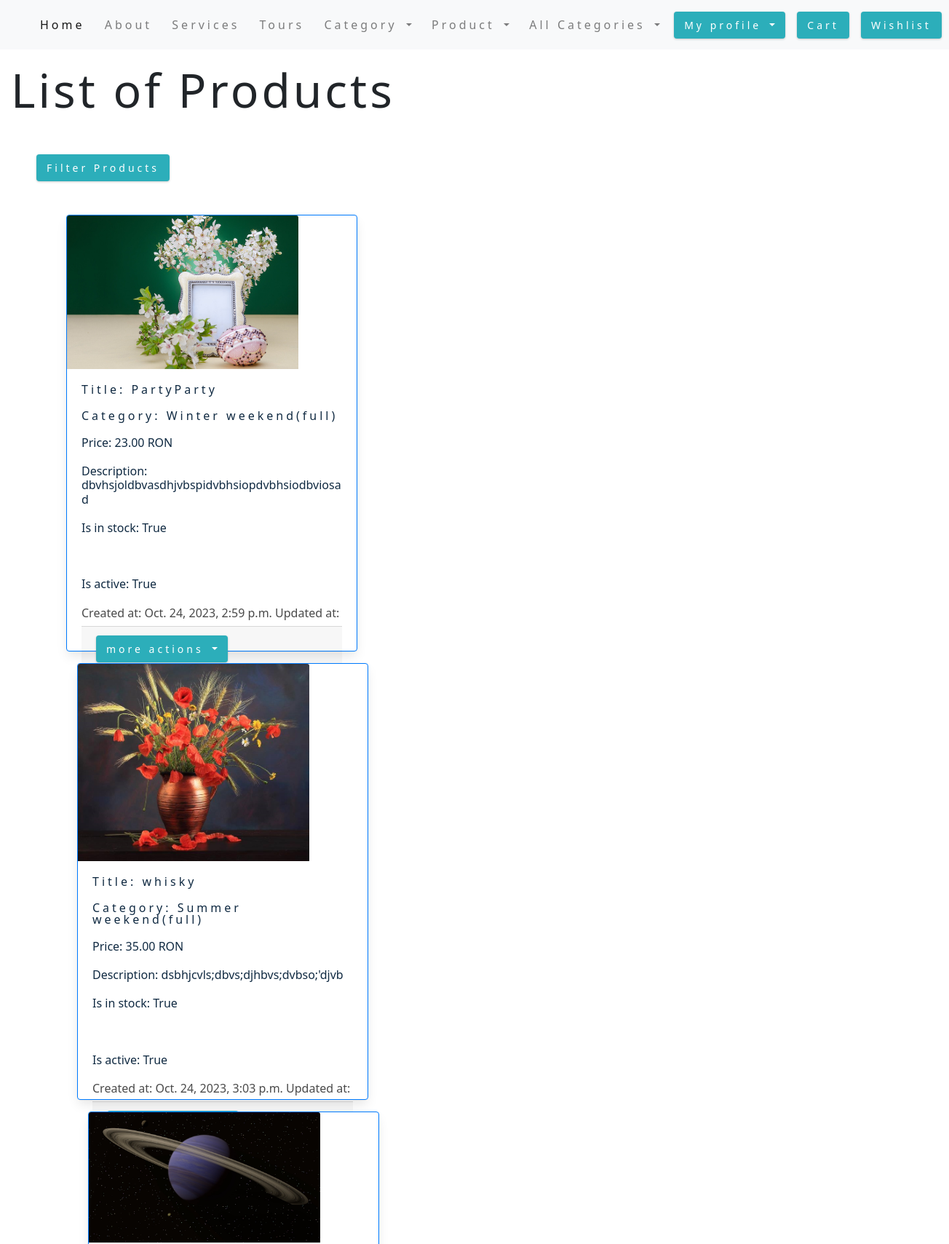
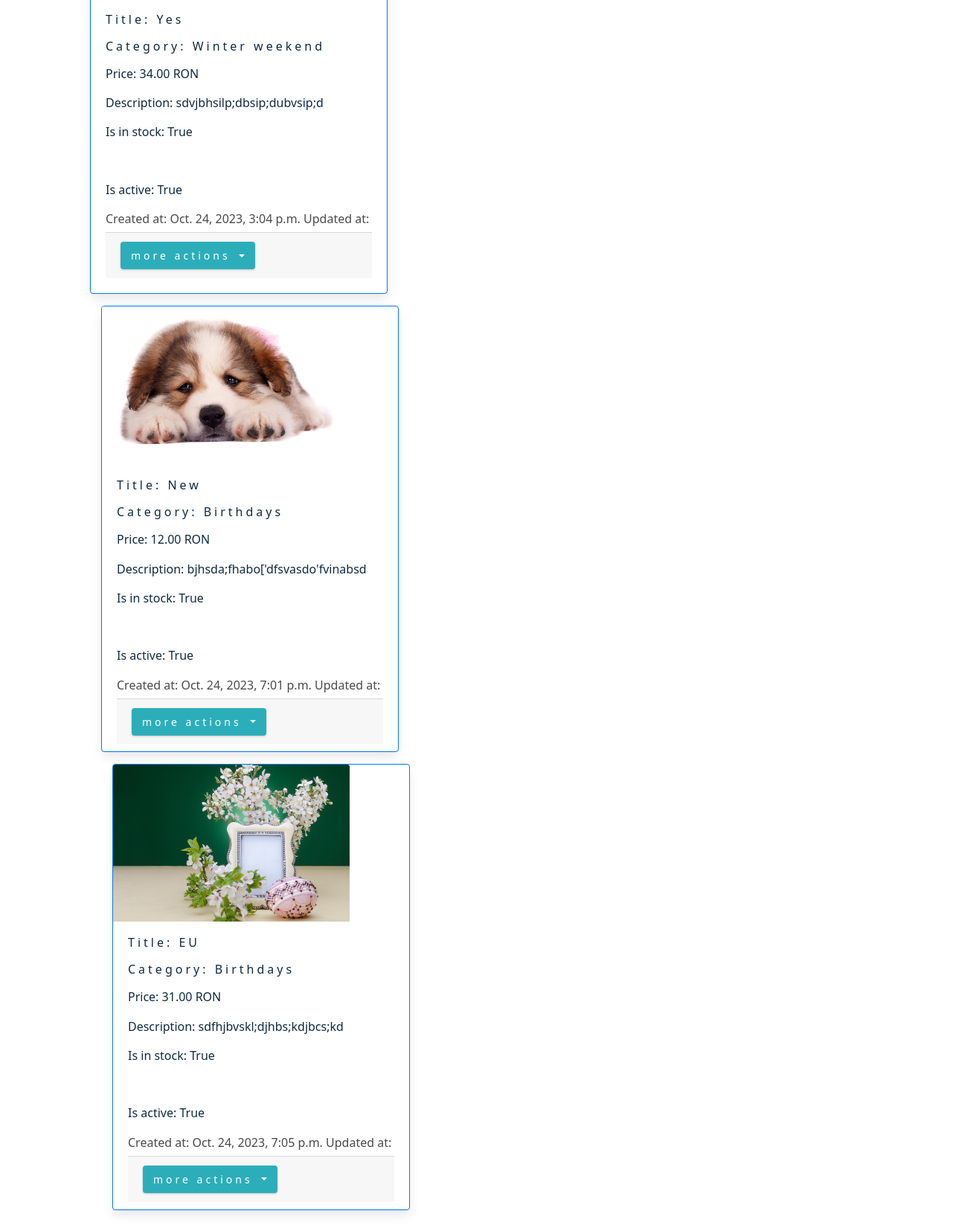
/product/list_products/ (signed in), run on an earlier commit of the app's database (2 pictures, top to bottom).
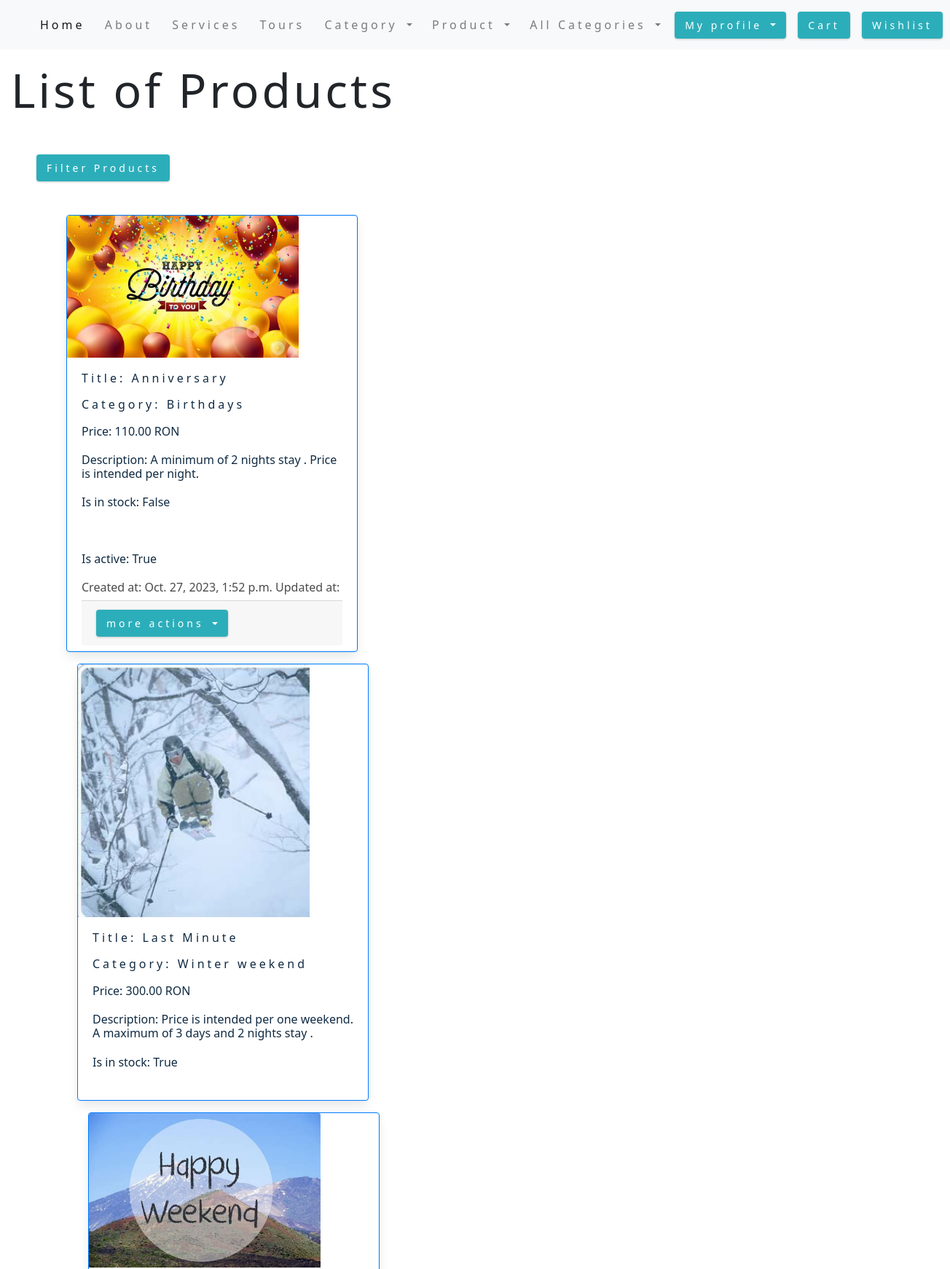
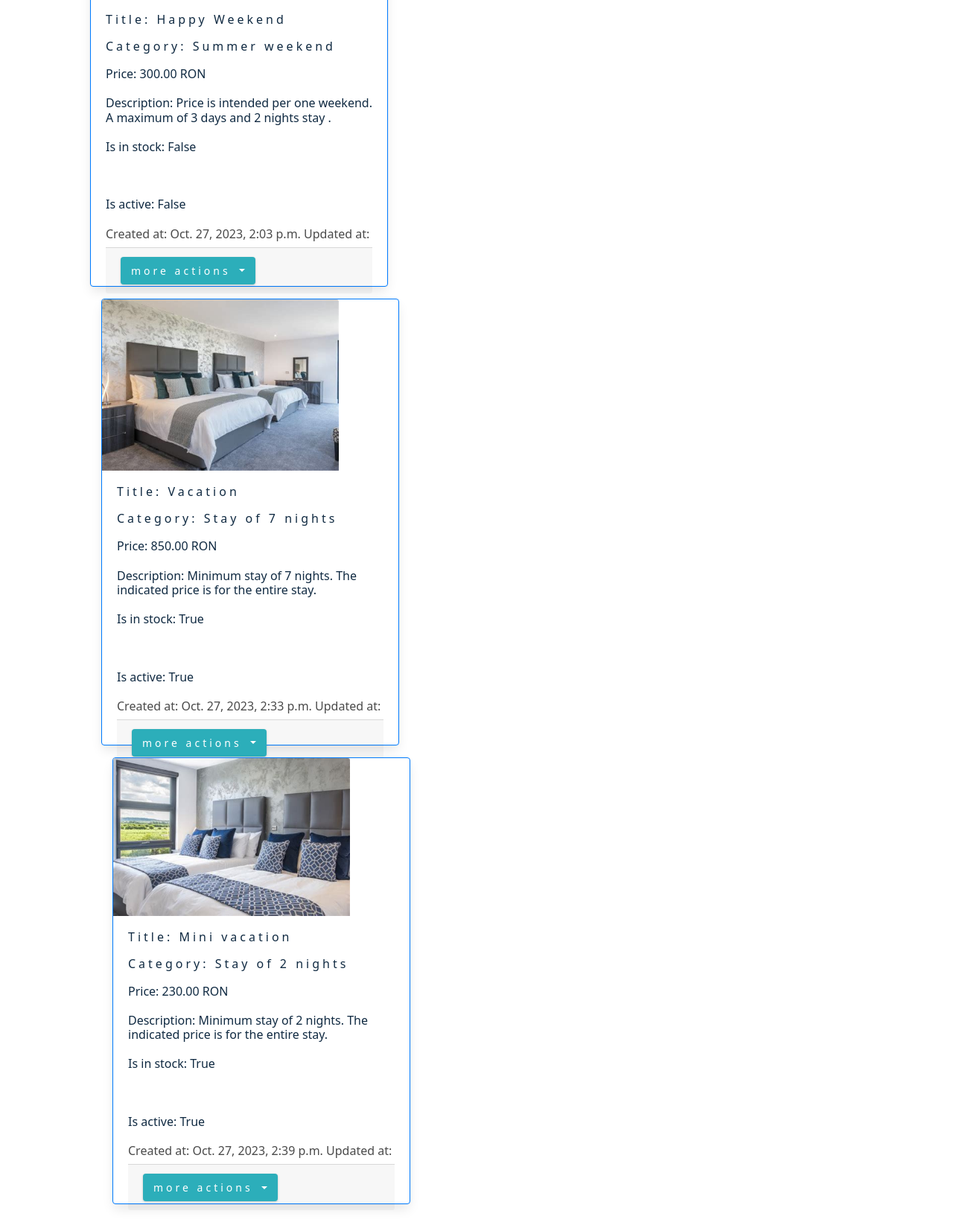
And on a later commit of the database (2 pictures, top to bottom).
### product/models.py (models this page shows)
class Product(models.Model):
    category = models.ForeignKey(Category, on_delete=models.CASCADE, null=True)
    title = models.CharField(max_length=50)
    description = models.TextField(max_length=400)
    profile = models.ImageField(upload_to='profile/', null=True)
    price = models.DecimalField(max_digits=5, decimal_places=2)
    in_stock = models.BooleanField(default=True)
    is_active = models.BooleanField(default=True)
    created_at = models.DateTimeField(auto_now_add=True)
    updated_at = models.DateTimeField(auto_now=True)
    def __str__(self):
        return f'{self.title}{self.category}'

### category/models.py (models this page shows)
class Category(models.Model):
    name = models.CharField(max_length=30)
    created_at = models.DateTimeField(auto_now_add=True)
    updated_at = models.DateTimeField(auto_now=True)
    def __str__(self):
        return self.name

### product/views.py (the view)
# urls.py: path('list_products/', views.ProductListView.as_view(), name='list-products'),
class ProductListView(LoginRequiredMixin, ListView):
    template_name = 'product/list_products.html'
    model = Product
    context_object_name = 'all_products'
    def get_queryset(self):
        return Product.objects.all()
    def get_context_data(self, **kwargs):
        context = super().get_context_data(**kwargs)
        get_all_products = Product.objects.all()
        filters = ProductFilter(self.request.GET, queryset=get_all_products)
        context['all_products'] = filters.qs
        context['form_filters'] = filters.form
        return context

### online_store/context_processors.py (called while the page is built)
def get_all_categories(request):
    categories = Category.objects.all()
    return {'categories': categories}

### templates/product/list_products.html (shortened to what this page needs)
{% extends 'base.html' %}
{% load static %}
{% block content %}
    <div class="container-fluid mt-4">
        <h1>List of Products</h1>
        <div class="row row-cols-1 row-cols-md-4 g-3">
            <div class="col-md-6">
                <br>
            </div>
        </div>
             <div class="col-md-6">
        <form method="get">
            <div class="card-body">
                <button class="btn btn-primary" type="button" data-toggle="collapse" data-target="#collapseWidthExample"
                        aria-expanded="false" aria-controls="collapseWidthExample">
                    Filter Products
                </button>
                <div style="min-height: 10px;">
                </div>
            </div>
        </form>
    </div>
    <div class="d-flex flex-wrap">
        {% for product in all_products %}
            <div class="container py-2 my-2">
                <div class="card border-primary border-2" style="max-width: 400px; max-height: 600px;">
                    {% if product.profile %}
                        <img src="{{ product.profile.url }}" class="card-img-top" width="200" height="200" alt="img profile">
                    {% else %}
                        <img src="{% static 'images/carpatian-mountains.jpg' %}" class="card-img-top" width="300" height="100" alt="default image">
                    {% endif %}
                    <div class="card-body">
                        <h4 class="card-title">
                            <p>Title: {{ product.title }}</p>
                            <p>Category: {{ product.category }}</p>
                        </h4>
                        <h6 class="card-title">
                            <p>Price: {{ product.price }} RON</p>
                            <p>Description: {{ product.description }}</p>
                        </h6>
                        <h6 class="card-text">
                            <p>Is in stock: {{ product.in_stock }}</p>
                            <br><br>
                            <p>Is active: {{ product.is_active }}</p>
                        </h6>
                        <h6>
                            Created at: {{ product.created_at }}
                            Updated at: {{ product.updated_at_at }}
                        </h6>
                        <div class="card-footer text-center">
                            <div class="dropdown">
                                <button class="btn btn-info dropdown-toggle" type="button" data-toggle="dropdown" aria-expanded="false">
                                    more actions
                                </button>
                        </div>
                    </div>
                </div>
            </div>
        {% endfor %}
    </div>
    </div>
    </div>
{% endblock %}

What changed in the data, as far as the page shows it:
removed Product: profile (picture), title "PartyParty", category "Winter weekend(full)", price "23.00", description "dbvhsjoldbvasdhjvbspidvbhsiopdvbhsiodbviosad", in_stock "True", is_active "True", created_at "Oct. 24, 2023, 2:59 p.m."
removed Product: profile (picture), title "whisky", category "Summer weekend(full)", price "35.00", description "dsbhjcvls;dbvs;djhbvs;dvbso;'djvb", in_stock "True", is_active "True", created_at "Oct. 24, 2023, 3:03 p.m."
removed Product: profile (picture), title "Yes", category "Winter weekend", price "34.00", description "sdvjbhsilp;dbsip;dubvsip;d", in_stock "True", is_active "True", created_at "Oct. 24, 2023, 3:04 p.m."
removed Product: profile (picture), title "New", category "Birthdays", price "12.00", description "bjhsda;fhabo['dfsvasdo'fvinabsd", in_stock "True", is_active "True", created_at "Oct. 24, 2023, 7:01 p.m."
removed Product: profile (picture), title "EU", category "Birthdays", price "31.00", description "sdfhjbvskl;djhbs;kdjbcs;kd", in_stock "True", is_active "True", created_at "Oct. 24, 2023, 7:05 p.m."
added Product: profile (picture), title "Anniversary", category "Birthdays", price "110.00", description "A minimum of 2 nights stay . Price is intended per night.", in_stock "False", is_active "True", created_at "Oct. 27, 2023, 1:52 p.m."
added Product: profile (picture), title "Last Minute", category "Winter weekend", price "300.00", description "Price is intended per one weekend. A maximum of 3 days and 2 nights stay .", in_stock "True"
added Product: profile (picture), title "Happy Weekend", category "Summer weekend", price "300.00", description "Price is intended per one weekend. A maximum of 3 days and 2 nights stay .", in_stock "False", is_active "False", created_at "Oct. 27, 2023, 2:03 p.m."
added Product: profile (picture), title "Vacation", category "Stay of 7 nights", price "850.00", description "Minimum stay of 7 nights. The indicated price is for the entire stay.", in_stock "True", is_active "True", created_at "Oct. 27, 2023, 2:33 p.m."
added Product: profile (picture), title "Mini vacation", category "Stay of 2 nights", price "230.00", description "Minimum stay of 2 nights. The indicated price is for the entire stay.", in_stock "True", is_active "True", created_at "Oct. 27, 2023, 2:39 p.m."
